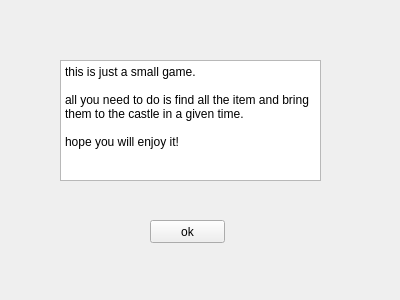
<?xml version="1.0" encoding="UTF-8"?>
<ui version="4.0">
 <class>help</class>
 <widget class="QWidget" name="help">
  <property name="geometry">
   <rect>
    <x>0</x>
    <y>0</y>
    <width>400</width>
    <height>300</height>
   </rect>
  </property>
  <property name="windowTitle">
   <string>Form</string>
  </property>
  <widget class="QTextBrowser" name="textBrowser">
   <property name="geometry">
    <rect>
     <x>60</x>
     <y>60</y>
     <width>261</width>
     <height>121</height>
    </rect>
   </property>
   <property name="html">
    <string>&lt;!DOCTYPE HTML PUBLIC &quot;-//W3C//DTD HTML 4.0//EN&quot; &quot;http://www.w3.org/TR/REC-html40/strict.dtd&quot;&gt;
&lt;html&gt;&lt;head&gt;&lt;meta name=&quot;qrichtext&quot; content=&quot;1&quot; /&gt;&lt;style type=&quot;text/css&quot;&gt;
p, li { white-space: pre-wrap; }
&lt;/style&gt;&lt;/head&gt;&lt;body style=&quot; font-family:'SimSun'; font-size:9pt; font-weight:400; font-style:normal;&quot;&gt;
&lt;p style=&quot; margin-top:0px; margin-bottom:0px; margin-left:0px; margin-right:0px; -qt-block-indent:0; text-indent:0px;&quot;&gt;this is just a small game.&lt;/p&gt;
&lt;p style=&quot;-qt-paragraph-type:empty; margin-top:0px; margin-bottom:0px; margin-left:0px; margin-right:0px; -qt-block-indent:0; text-indent:0px;&quot;&gt;&lt;br /&gt;&lt;/p&gt;
&lt;p style=&quot; margin-top:0px; margin-bottom:0px; margin-left:0px; margin-right:0px; -qt-block-indent:0; text-indent:0px;&quot;&gt;all you need to do is find all the item and bring them to the castle in a given time.&lt;/p&gt;
&lt;p style=&quot;-qt-paragraph-type:empty; margin-top:0px; margin-bottom:0px; margin-left:0px; margin-right:0px; -qt-block-indent:0; text-indent:0px;&quot;&gt;&lt;br /&gt;&lt;/p&gt;
&lt;p style=&quot; margin-top:0px; margin-bottom:0px; margin-left:0px; margin-right:0px; -qt-block-indent:0; text-indent:0px;&quot;&gt;hope you will enjoy it!&lt;/p&gt;&lt;/body&gt;&lt;/html&gt;</string>
   </property>
  </widget>
  <widget class="QPushButton" name="pushButton">
   <property name="geometry">
    <rect>
     <x>150</x>
     <y>220</y>
     <width>75</width>
     <height>23</height>
    </rect>
   </property>
   <property name="text">
    <string>ok</string>
   </property>
  </widget>
 </widget>
 <resources/>
 <connections/>
</ui>
